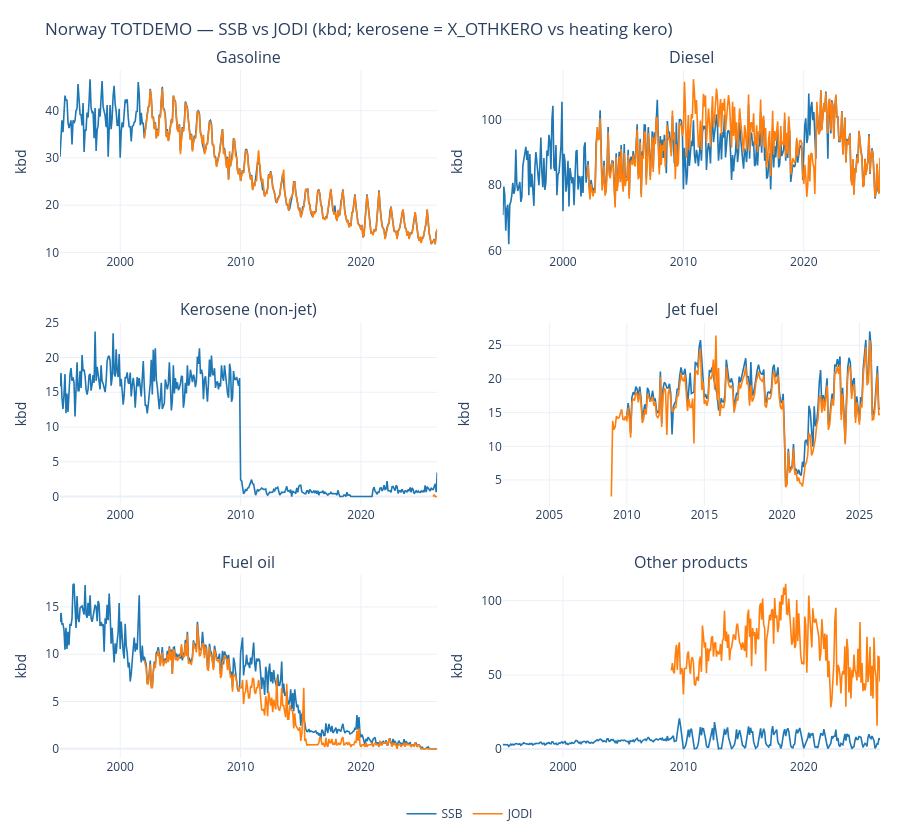
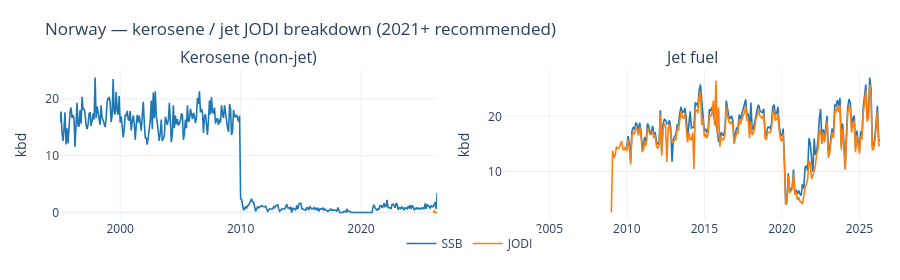

The code cell stored with these charts, in order, in its notebook:
### Markdown cell above
## 9. SSB vs JODI (NO, TOTDEMO, kbd)

- **Kerosene panel:** JODI derived **X_OTHKERO** (KEROSENE − JETKERO) vs Norway
  **heating kerosene** natives — not a combined kerosene rollup.
- **Jet panel:** JODI **JETKERO** vs Norway **Jet kerosene**.
- Overlap is strongest from **2021** (current SSB table). Requires JODI secondary
  parquet with derived X_OTHKERO rows (`python scripts/update_jodi.py --bootstrap`).

### Code cell
JODI_PARQUET = PROJECT_ROOT / "data" / "processed" / "jodi" / "jodi_secondary.parquet"

if not JODI_PARQUET.exists():
    print(f"[skip] JODI parquet not found: {JODI_PARQUET}")
    print("       Run: python scripts/update_jodi.py --bootstrap")
else:
    jodi = pd.read_parquet(JODI_PARQUET)
    jodi["date"] = pd.to_datetime(jodi["date"])
    jodi_lookup = {spec.jodi_energy_product: spec.panel for spec in JODI_COMPARE_SERIES.values()}
    jodi_codes = set(jodi_lookup)

    ssb_panels = []
    for key in JODI_COMPARE_SERIES:
        sl = ssb_series_for_jodi(demand, key, value_col="value_kbd")
        if sl.empty:
            continue
        spec = JODI_COMPARE_SERIES[key]
        ssb_panels.append(sl.assign(panel=spec.panel))
    ssb_panel = pd.concat(ssb_panels, ignore_index=True) if ssb_panels else pd.DataFrame()

    jodi_no = jodi[
        (jodi["ref_area"] == JODI_REF_AREA)
        & (jodi["flow_breakdown"] == "TOTDEMO")
        & (jodi["unit_measure"] == "KBD")
        & (jodi["energy_product"].isin(jodi_codes))
    ].copy()
    jodi_no["panel"] = jodi_no["energy_product"].map(jodi_lookup)
    jodi_no["value_kbd"] = jodi_no["obs_value"]

    panels = [p for p in JODI_COMPARE_PANEL_ORDER if p in set(ssb_panel.get("panel", []))]
    if jodi_no.empty:
        print("[skip] No JODI NO TOTDEMO rows in parquet.")
    elif not panels:
        print("[skip] No overlapping SSB panels.")
    else:
        fig = cross_source_comparison_chart(
            df_a=ssb_panel,
            df_b=jodi_no,
            products=panels,
            product_col_a="panel",
            product_col_b="panel",
            value_col_a="value_kbd",
            value_col_b="value_kbd",
            label_a="SSB",
            label_b="JODI",
            title="Norway TOTDEMO — SSB vs JODI (kbd; kerosene = X_OTHKERO vs heating kero)",
            units_label="kbd",
        )
        fig.show()

    # Focused kerosene + jet breakdown vs JODI (2021+ overlap)
    focus = ["Kerosene (non-jet)", "Jet fuel"]
    focus = [p for p in focus if p in panels]
    if focus and not jodi_no.empty and not ssb_panel.empty:
        fig2 = cross_source_comparison_chart(
            df_a=ssb_panel[ssb_panel["panel"].isin(focus)],
            df_b=jodi_no[jodi_no["panel"].isin(focus)],
            products=focus,
            product_col_a="panel",
            product_col_b="panel",
            value_col_a="value_kbd",
            value_col_b="value_kbd",
            label_a="SSB",
            label_b="JODI",
            title="Norway — kerosene / jet JODI breakdown (2021+ recommended)",
            units_label="kbd",
        )
        fig2.show()

### Figure 1 — Plotly figure (JSON) as saved in the notebook; plotly's stock layout.template omitted (floating-point values rounded to 4 significant figures; data arrays with more than 128 entries replaced by an {"elided": "..."} marker saying what was removed)
{"data": [{"hovertemplate": "<b>Gasoline — SSB</b><br>%{x|%Y-%m}: %{y:,.1f} kbd<extra></extra>", "legendgroup": "SSB", "line": {"color": "#1f77b4", "width": 1.6}, "mode": "lines", "name": "SSB", "showlegend": true, "type": "scatter", "x": {"elided": "377 str values"}, "xaxis": "x", "y": {"elided": "377 float values"}, "yaxis": "y"}, {"hovertemplate": "<b>Gasoline — JODI</b><br>%{x|%Y-%m}: %{y:,.1f} kbd<extra></extra>", "legendgroup": "JODI", "line": {"color": "#ff7f0e", "width": 1.6}, "mode": "lines", "name": "JODI", "showlegend": true, "type": "scatter", "x": {"elided": "293 str values"}, "xaxis": "x", "y": {"elided": "293 float values"}, "yaxis": "y"}, {"hovertemplate": "<b>Diesel — SSB</b><br>%{x|%Y-%m}: %{y:,.1f} kbd<extra></extra>", "legendgroup": "SSB", "line": {"color": "#1f77b4", "width": 1.6}, "mode": "lines", "name": "SSB", "showlegend": false, "type": "scatter", "x": {"elided": "377 str values"}, "xaxis": "x2", "y": {"elided": "377 float values"}, "yaxis": "y2"}, {"hovertemplate": "<b>Diesel — JODI</b><br>%{x|%Y-%m}: %{y:,.1f} kbd<extra></extra>", "legendgroup": "JODI", "line": {"color": "#ff7f0e", "width": 1.6}, "mode": "lines", "name": "JODI", "showlegend": false, "type": "scatter", "x": {"elided": "293 str values"}, "xaxis": "x2", "y": {"elided": "293 float values"}, "yaxis": "y2"}, {"hovertemplate": "<b>Kerosene (non-jet) — SSB</b><br>%{x|%Y-%m}: %{y:,.1f} kbd<extra></extra>", "legendgroup": "SSB", "line": {"color": "#1f77b4", "width": 1.6}, "mode": "lines", "name": "SSB", "showlegend": false, "type": "scatter", "x": {"elided": "377 str values"}, "xaxis": "x3", "y": {"elided": "377 float values"}, "yaxis": "y3"}, {"hovertemplate": "<b>Kerosene (non-jet) — JODI</b><br>%{x|%Y-%m}: %{y:,.1f} kbd<extra></extra>", "legendgroup": "JODI", "line": {"color": "#ff7f0e", "width": 1.6}, "mode": "lines", "name": "JODI", "showlegend": false, "type": "scatter", "x": ["2026-01-01T00:00:00", "2026-02-01T00:00:00", "2026-03-01T00:00:00", "2026-04-01T00:00:00", "2026-05-01T00:00:00"], "xaxis": "x3", "y": [0.0, 0.2814, 0.0, 0.0, 0.0], "yaxis": "y3"}, {"hovertemplate": "<b>Jet fuel — SSB</b><br>%{x|%Y-%m}: %{y:,.1f} kbd<extra></extra>", "legendgroup": "SSB", "line": {"color": "#1f77b4", "width": 1.6}, "mode": "lines", "name": "SSB", "showlegend": false, "type": "scatter", "x": {"elided": "197 str values"}, "xaxis": "x4", "y": {"elided": "197 float values"}, "yaxis": "y4"}, {"hovertemplate": "<b>Jet fuel — JODI</b><br>%{x|%Y-%m}: %{y:,.1f} kbd<extra></extra>", "legendgroup": "JODI", "line": {"color": "#ff7f0e", "width": 1.6}, "mode": "lines", "name": "JODI", "showlegend": false, "type": "scatter", "x": {"elided": "293 str values"}, "xaxis": "x4", "y": {"elided": "293 float values"}, "yaxis": "y4"}, {"hovertemplate": "<b>Fuel oil — SSB</b><br>%{x|%Y-%m}: %{y:,.1f} kbd<extra></extra>", "legendgroup": "SSB", "line": {"color": "#1f77b4", "width": 1.6}, "mode": "lines", "name": "SSB", "showlegend": false, "type": "scatter", "x": {"elided": "375 str values"}, "xaxis": "x5", "y": {"elided": "375 float values"}, "yaxis": "y5"}, {"hovertemplate": "<b>Fuel oil — JODI</b><br>%{x|%Y-%m}: %{y:,.1f} kbd<extra></extra>", "legendgroup": "JODI", "line": {"color": "#ff7f0e", "width": 1.6}, "mode": "lines", "name": "JODI", "showlegend": false, "type": "scatter", "x": {"elided": "293 str values"}, "xaxis": "x5", "y": {"elided": "293 float values"}, "yaxis": "y5"}, {"hovertemplate": "<b>Other products — SSB</b><br>%{x|%Y-%m}: %{y:,.1f} kbd<extra></extra>", "legendgroup": "SSB", "line": {"color": "#1f77b4", "width": 1.6}, "mode": "lines", "name": "SSB", "showlegend": false, "type": "scatter", "x": {"elided": "377 str values"}, "xaxis": "x6", "y": {"elided": "377 float values"}, "yaxis": "y6"}, {"hovertemplate": "<b>Other products — JODI</b><br>%{x|%Y-%m}: %{y:,.1f} kbd<extra></extra>", "legendgroup": "JODI", "line": {"color": "#ff7f0e", "width": 1.6}, "mode": "lines", "name": "JODI", "showlegend": false, "type": "scatter", "x": {"elided": "293 str values"}, "xaxis": "x6", "y": {"elided": "293 float values"}, "yaxis": "y6"}], "layout": {"annotations": [{"font": {"size": 16}, "showarrow": false, "text": "Gasoline", "x": 0.23, "xanchor": "center", "xref": "paper", "y": 1, "yanchor": "bottom", "yref": "paper"}, {"font": {"size": 16}, "showarrow": false, "text": "Diesel", "x": 0.77, "xanchor": "center", "xref": "paper", "y": 1, "yanchor": "bottom", "yref": "paper"}, {"font": {"size": 16}, "showarrow": false, "text": "Kerosene (non-jet)", "x": 0.23, "xanchor": "center", "xref": "paper", "y": 0.6333, "yanchor": "bottom", "yref": "paper"}, {"font": {"size": 16}, "showarrow": false, "text": "Jet fuel", "x": 0.77, "xanchor": "center", "xref": "paper", "y": 0.6333, "yanchor": "bottom", "yref": "paper"}, {"font": {"size": 16}, "showarrow": false, "text": "Fuel oil", "x": 0.23, "xanchor": "center", "xref": "paper", "y": 0.2667, "yanchor": "bottom", "yref": "paper"}, {"font": {"size": 16}, "showarrow": false, "text": "Other products", "x": 0.77, "xanchor": "center", "xref": "paper", "y": 0.2667, "yanchor": "bottom", "yref": "paper"}], "height": 840, "hovermode": "x unified", "legend": {"orientation": "h", "x": 0.5, "xanchor": "center", "y": -0.06, "yanchor": "top"}, "margin": {"b": 60, "l": 60, "r": 20, "t": 70}, "title": {"text": "Norway TOTDEMO — SSB vs JODI (kbd; kerosene = X_OTHKERO vs heating kero)"}, "xaxis": {"anchor": "y", "domain": [0, 0.46]}, "xaxis2": {"anchor": "y2", "domain": [0.54, 1]}, "xaxis3": {"anchor": "y3", "domain": [0, 0.46]}, "xaxis4": {"anchor": "y4", "domain": [0.54, 1]}, "xaxis5": {"anchor": "y5", "domain": [0, 0.46]}, "xaxis6": {"anchor": "y6", "domain": [0.54, 1]}, "yaxis": {"anchor": "x", "domain": [0.7333, 1], "title": {"text": "kbd"}}, "yaxis2": {"anchor": "x2", "domain": [0.7333, 1], "title": {"text": "kbd"}}, "yaxis3": {"anchor": "x3", "domain": [0.3667, 0.6333], "title": {"text": "kbd"}}, "yaxis4": {"anchor": "x4", "domain": [0.3667, 0.6333], "title": {"text": "kbd"}}, "yaxis5": {"anchor": "x5", "domain": [0, 0.2667], "title": {"text": "kbd"}}, "yaxis6": {"anchor": "x6", "domain": [0, 0.2667], "title": {"text": "kbd"}}}}

### Figure 2 — Plotly figure (JSON) as saved in the notebook; plotly's stock layout.template omitted (floating-point values rounded to 4 significant figures; data arrays with more than 128 entries replaced by an {"elided": "..."} marker saying what was removed)
{"data": [{"hovertemplate": "<b>Kerosene (non-jet) — SSB</b><br>%{x|%Y-%m}: %{y:,.1f} kbd<extra></extra>", "legendgroup": "SSB", "line": {"color": "#1f77b4", "width": 1.6}, "mode": "lines", "name": "SSB", "showlegend": true, "type": "scatter", "x": {"elided": "377 str values"}, "xaxis": "x", "y": {"elided": "377 float values"}, "yaxis": "y"}, {"hovertemplate": "<b>Kerosene (non-jet) — JODI</b><br>%{x|%Y-%m}: %{y:,.1f} kbd<extra></extra>", "legendgroup": "JODI", "line": {"color": "#ff7f0e", "width": 1.6}, "mode": "lines", "name": "JODI", "showlegend": true, "type": "scatter", "x": ["2026-01-01T00:00:00", "2026-02-01T00:00:00", "2026-03-01T00:00:00", "2026-04-01T00:00:00", "2026-05-01T00:00:00"], "xaxis": "x", "y": [0.0, 0.2814, 0.0, 0.0, 0.0], "yaxis": "y"}, {"hovertemplate": "<b>Jet fuel — SSB</b><br>%{x|%Y-%m}: %{y:,.1f} kbd<extra></extra>", "legendgroup": "SSB", "line": {"color": "#1f77b4", "width": 1.6}, "mode": "lines", "name": "SSB", "showlegend": false, "type": "scatter", "x": {"elided": "197 str values"}, "xaxis": "x2", "y": {"elided": "197 float values"}, "yaxis": "y2"}, {"hovertemplate": "<b>Jet fuel — JODI</b><br>%{x|%Y-%m}: %{y:,.1f} kbd<extra></extra>", "legendgroup": "JODI", "line": {"color": "#ff7f0e", "width": 1.6}, "mode": "lines", "name": "JODI", "showlegend": false, "type": "scatter", "x": {"elided": "293 str values"}, "xaxis": "x2", "y": {"elided": "293 float values"}, "yaxis": "y2"}], "layout": {"annotations": [{"font": {"size": 16}, "showarrow": false, "text": "Kerosene (non-jet)", "x": 0.23, "xanchor": "center", "xref": "paper", "y": 1, "yanchor": "bottom", "yref": "paper"}, {"font": {"size": 16}, "showarrow": false, "text": "Jet fuel", "x": 0.77, "xanchor": "center", "xref": "paper", "y": 1, "yanchor": "bottom", "yref": "paper"}], "height": 280, "hovermode": "x unified", "legend": {"orientation": "h", "x": 0.5, "xanchor": "center", "y": -0.06, "yanchor": "top"}, "margin": {"b": 60, "l": 60, "r": 20, "t": 70}, "title": {"text": "Norway — kerosene / jet JODI breakdown (2021+ recommended)"}, "xaxis": {"anchor": "y", "domain": [0, 0.46]}, "xaxis2": {"anchor": "y2", "domain": [0.54, 1]}, "yaxis": {"anchor": "x", "domain": [0, 1], "title": {"text": "kbd"}}, "yaxis2": {"anchor": "x2", "domain": [0, 1], "title": {"text": "kbd"}}}}
